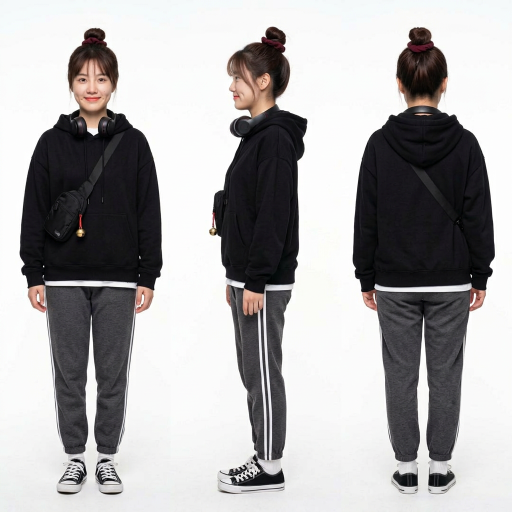
#> input picture character-sheets/xiao-bei/source/turnaround.png, 1024 x 1024 px (shown at 1/2 size)
$ python cut_parts.py
#> lines starting #> are read from the running program, lines starting #| are printed output that depends on the picture; after the words box and inside, x2 and y2 are one past the last pixel; in counts of white or black regions, pixels touching at a corner belong together
#!/usr/bin/env python3
"""把 source/ 里的 5 张生成图和 face.jpg 裁成 sheet.html 用的 parts/。

    pip install pillow numpy scipy
    python3 cut_parts.py

所有坐标都是按当前这几张图量出来的（单位：原图像素）。
换了 source/ 里的图，要重新量下面 CONFIG 里的数字。

和 lu-chen/cut_parts.py 不一样的地方：
- 这套衣服是深色的，但 T 恤下摆、袜子、鞋头和鞋底是白色的，和白背景连在一起。
  抠人物时先按「深色或有颜色」找出人物，再把上下被人物夹住的白色部分补回来。
- 鞋头和鞋底是白的，抠不出准确的轮廓，所以脚边 14 像素以内整圈按原图保留，再往外渐变成纯白。
"""
from pathlib import Path

import numpy as np
from PIL import Image, ImageFilter
from scipy import ndimage as ndi

ROOT = Path(__file__).resolve().parent
SRC, OUT = ROOT / "source", ROOT / "parts"

CONFIG = {
    # turnaround.png
    "gap_columns": [(0, 30), (334, 408), (624, 695), (999, 1024)],   # 三个人物之间和两侧的空白列，用来量每一行的背景亮度
    "head_top": 95,                # 头顶所在的行（量身高的位置：发圈下沿，不算丸子头）
    "feet": 989,                   # 鞋底所在的行
    "white_rows": [(552, 592), (895, 995)],   # 白色衣物所在的行：T 恤下摆；袜子和鞋
    "shadow_from": 880,            # 从这一行往下 30 行，地面阴影的保留范围逐渐放宽到下面两个数
    "shadow_full": 14,             # 脚边这么多像素以内按原图保留
    "shadow_reach": 40,            # 到这么远完全变白
    "rows": (40, 1012),
    "views": {"front": (29, 335), "side": (408, 625), "back": (695, 1000)},
    "figure_css_height": 720,      # 头顶到鞋底在 sheet.html 里的高度（css px），图片按 2 倍输出
    # emoji-sheet.png：4 列 × 3 行，每行头发顶端所在的行、每个人物头部的水平中心
    "emoji_row_top": [19, 309, 601],
    "emoji_center_x": [[161, 452, 750, 1038], [158, 450, 746, 1044], [156, 451, 747, 1044]],
    "emoji_size": 296,
    "emoji_names": ["smile", "laugh", "puzzled", "angry", "sad", "shocked",
                    "terrified", "breakdown", "frozen-smile", "shh", "determined", "tired"],
    # items.png：每件单品的外接框 (x0, y0, x1, y1)
    "items": {
        "hoodie": (32, 12, 309, 322), "tee": (375, 27, 654, 316), "joggers": (777, 18, 930, 323),
        "headphones": (58, 376, 282, 649), "bag": (440, 363, 642, 664), "bell": (823, 410, 881, 615),
        "scrunchie": (57, 746, 283, 961), "socks": (404, 727, 625, 983), "sneakers": (711, 794, 996, 961),
    },
    # details.png：2 × 2 四格，每格的范围（避开白线和紧贴白线的几个像素）、每个圆形特写的圆心和半径
    "detail_panels": {"bun": (0, 0, 506, 506), "headphones": (517, 0, 1024, 506),
                      "bag": (0, 517, 506, 1024), "shoes": (517, 517, 1024, 1024)},
    "detail_circles": {"bun": (205, 160, 160), "headphones": (765, 205, 190),
                       "bag": (240, 790, 190), "shoes": (762, 850, 235)},
    "detail_size": 420,
    # face.jpg：酒窝特写的圆心和半径
    "dimple_circle": (452, 580, 115),
    # fabrics.png：三块面料各取一块 385 × 250
    "fabrics": {"hoodie": (16, 30), "joggers": (440, 30), "bag": (864, 60)},
}


def load(path):
    return np.asarray(Image.open(path).convert("RGB")).astype(np.float32) / 255.0


def to_img(arr):
    return Image.fromarray((np.clip(arr, 0, 1) * 255 + 0.5).astype(np.uint8))


def cut_views(cfg):
    src = load(SRC / "turnaround.png")

    # 1. 背景修成纯白：背景上下不均匀（地面偏灰），逐行量出背景亮度再除掉
    gap = np.concatenate([np.arange(a, b) for a, b in cfg["gap_columns"]])
    backdrop = np.percentile(src[:, gap], 85, axis=1)
#> backdrop = 1024 rows, first 8: [0.965, 0.98, 0.984], [0.961, 0.98, 0.984], [0.961, 0.98, 0.984], [0.961, 0.98, 0.984], [0.961, 0.98, 0.984], [0.961, 0.98, 0.984], [0.961, 0.98, 0.984], [0.965, 0.98, 0.984]
    backdrop = ndi.uniform_filter1d(backdrop, size=31, axis=0, mode="nearest")
#> backdrop = 1024 rows, first 8: [0.964, 0.981, 0.984], [0.964, 0.982, 0.984], [0.964, 0.982, 0.984], [0.964, 0.982, 0.984], [0.964, 0.982, 0.984], [0.964, 0.982, 0.984], [0.964, 0.982, 0.984], [0.964, 0.982, 0.984]
    norm = np.clip(src / backdrop[:, None, :] / 0.99, 0, 1)
    lo, hi = norm.min(2), norm.max(2)

    # 2. 背景 = 与图片边缘连通的、明亮且无彩色的区域；其余是人物（去掉背景里的噪点）
    labels, _ = ndi.label((lo > 0.78) & ((hi - lo) < 0.07))
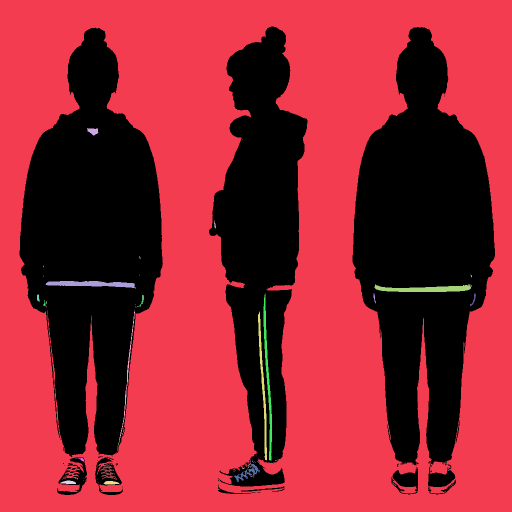
#> labels: shape (1024, 1024) int32 (shown at 1/2 size); 103 distinct labels, from 0 to 102; one colour per label, 0 black
    edge = np.unique(np.r_[labels[0], labels[-1], labels[:, 0], labels[:, -1]])
#> edge = [1]
    background = np.isin(labels, edge[edge > 0])
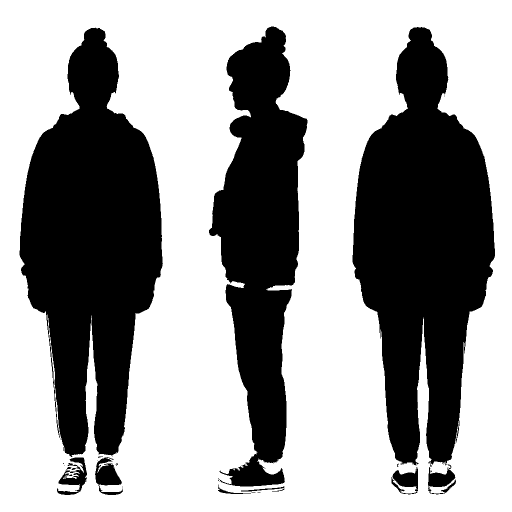
#> background: shape (1024, 1024) bool (shown at 1/2 size); 60.6% white; 40 black regions (26 under 20 px), largest, box (x1, y1, x2, y2) and area: (705, 54, 990, 934) 153476, (39, 55, 326, 914) 150658, (418, 53, 615, 973) 101444
    blobs, count = ndi.label(~background)
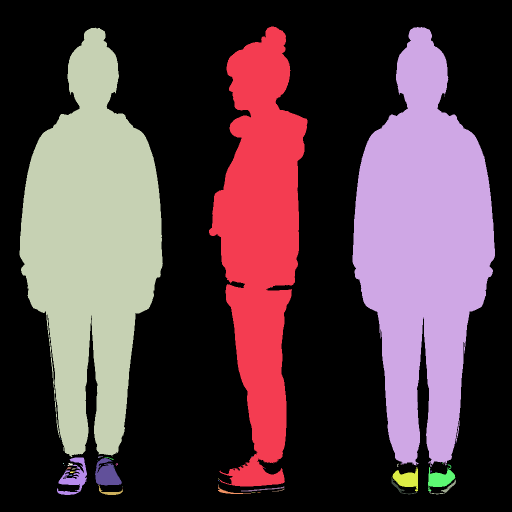
#> blobs: shape (1024, 1024) int32 (shown at 1/2 size); 69 distinct labels, from 0 to 68; one colour per label, 0 black
#> count = 68
    sizes = ndi.sum(~background, blobs, index=np.arange(1, count + 1))
#> sizes = 68 values, max 153464 at index 1, min 1 at index 4, mean 6080.8
    figure = np.isin(blobs, np.where(sizes >= 400)[0] + 1)
#> figure: shape (1024, 1024) bool; 39.3% white; 7 white regions, largest, box (x1, y1, x2, y2) and area: (705, 54, 990, 934) 153464, (39, 55, 326, 914) 150658, (418, 53, 615, 973) 101431

    # 3. 白色的衣物会被第 2 步当成背景：在它们所在的行里，把上下都被人物夹住的白色（T 恤下摆、袜子、鞋底）补回人物
    closed = ndi.binary_closing(figure, structure=np.ones((31, 1), bool))
#> closed: shape (1024, 1024) bool; 40.1% white; 3 white regions, box (x1, y1, x2, y2) and area: (705, 54, 990, 983) 158726, (39, 55, 326, 990) 157325, (418, 53, 615, 973) 104880
    for y0, y1 in cfg["white_rows"]:
        figure[y0:y1] |= closed[y0:y1]
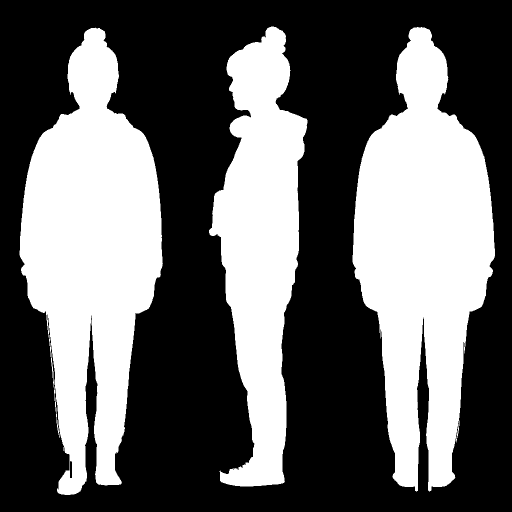
#> figure: shape (1024, 1024) bool (shown at 1/2 size); 39.9% white; 3 white regions, box (x1, y1, x2, y2) and area: (705, 54, 990, 983) 158240, (39, 55, 326, 990) 156433, (418, 53, 615, 973) 103621

    # 4. 人物以外：紧贴人物的一圈按原图保留（发丝；脚边 full 像素内的鞋头、鞋底和地面阴影），
    #    再往外渐变成纯白，到 reach 像素处完全变白。脚部以上 full = 0、reach = 10
    foot = np.clip((np.arange(src.shape[0])[:, None] - cfg["shadow_from"]) / 30.0, 0, 1)
#> foot = 1024 values from 0 to 1
    full, reach = cfg["shadow_full"] * foot, 10 + (cfg["shadow_reach"] - 10) * foot
#> full = 1024 values from 0 to 14; reach = 1024 values from 10 to 40
    t = np.clip((reach - ndi.distance_transform_edt(~figure)) / (reach - full), 0, 1)
    bottom = np.clip((cfg["rows"][1] - 1 - np.arange(src.shape[0])) / 12.0, 0, 1)[:, None]
    t = np.where(figure, 1.0, t * bottom)                         # 阴影在裁切范围的下边缘收到 0，不留一条切边
    weight = (t * t * (3 - 2 * t))[..., None]
    clean = 1 - (1 - norm) * weight
    alpha = np.where(figure, 1.0, 1 - clean.min(2))               # 人物以外的白色变透明，身高标尺才能画在人物后面
    to_img(clean).save(OUT / "three-views.png", optimize=True)      # 纯白底三视图，可直接当参考图上传

    y0, y1 = cfg["rows"]
    scale = cfg["figure_css_height"] * 2 / (cfg["feet"] - cfg["head_top"])
    for name, (x0, x1) in cfg["views"].items():
        size = (round((x1 - x0) * scale), round((y1 - y0) * scale))
        colour = to_img(clean[y0:y1, x0:x1]).resize(size, Image.LANCZOS)
        colour = colour.filter(ImageFilter.UnsharpMask(radius=1.4, percent=55, threshold=2))
        matte = Image.fromarray((alpha[y0:y1, x0:x1] * 255 + 0.5).astype(np.uint8)).resize(size, Image.LANCZOS)
        c = np.asarray(colour).astype(np.float32) / 255
        a = np.asarray(matte).astype(np.float32) / 255
        a = np.maximum(a, 1 - c.min(2))[..., None]                            # 透明度至少要盖得住这个像素的深浅
        rgb = np.where(a > 0.004, (c - (1 - a)) / np.maximum(a, 1e-3), 1.0)   # 叠回白底时与 colour 完全一致
        rgba = np.dstack([np.clip(rgb, 0, 1), a])
        Image.fromarray((rgba * 255 + 0.5).astype(np.uint8), "RGBA").save(OUT / f"view-{name}.png", optimize=True)
        xs = np.where(figure[y0:y1, x0:x1].any(0))[0]                         # 人物在图内的左右边界，排版时用
        print(f"view-{name}.png  css {size[0] / 2} x {size[1] / 2}  人物在图内 css x {xs[0] * scale / 2:.1f}..{(xs[-1] + 1) * scale / 2:.1f}")
#> this loop made 3 passes
#| view-front.png  css 246.5 x 783.0  人物在图内 css x 8.1..239.2
#| view-side.png  css 175.0 x 783.0  人物在图内 css x 8.1..166.7
#| view-back.png  css 245.5 x 783.0  人物在图内 css x 8.1..237.6
#> pass 1, in cut_views, `colour = to_img(clean[y0:y1, x0:x1]).resize(size, Image.LANCZOS)`:
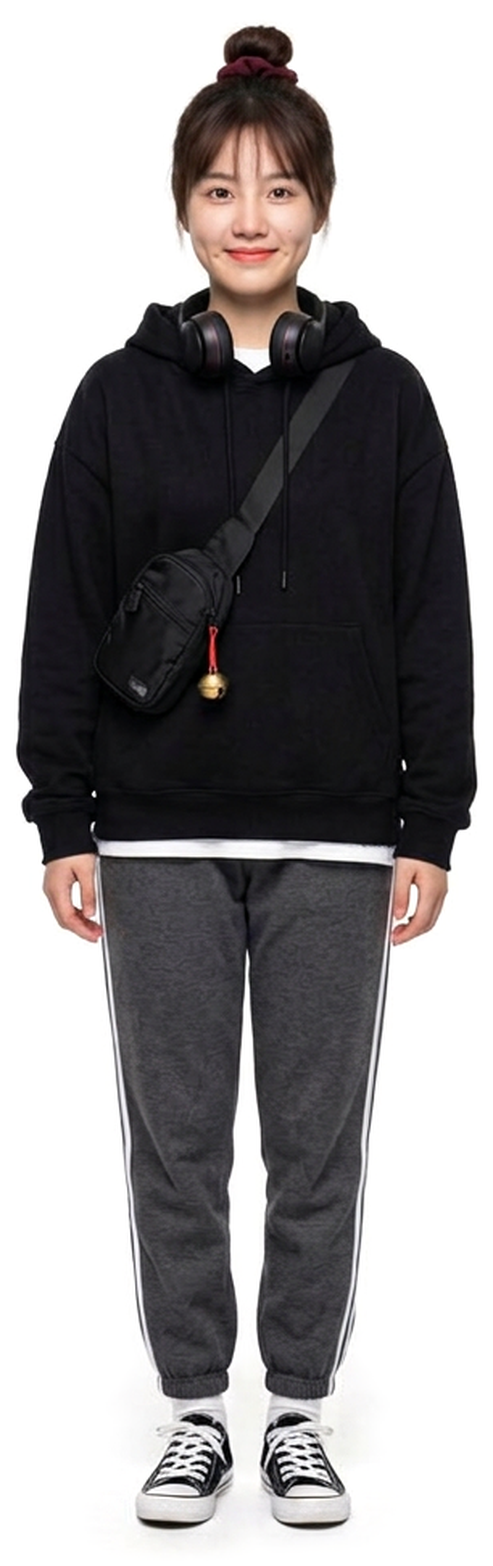
#> colour: PIL image 493x1566 RGB; mean R, G, B 150.9, 148.3, 149.2
#> after the loop:
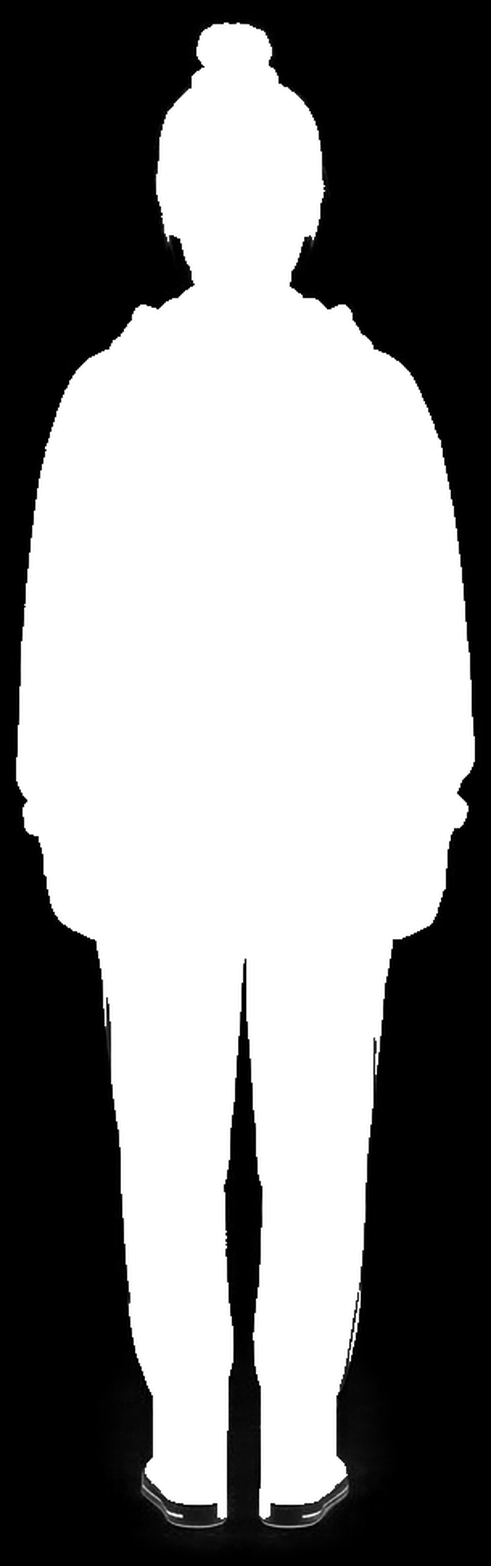
#> a: shape (1566, 491, 1) float32; min 0, max 1, mean 0.536
#> after the loop:
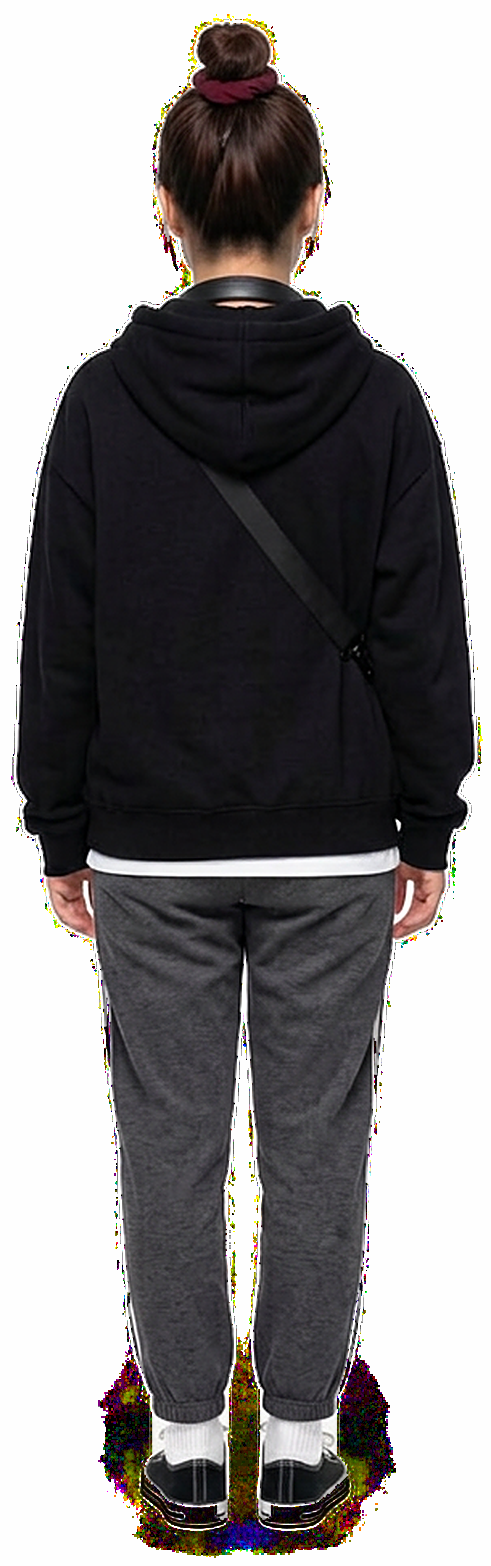
#> rgb: shape (1566, 491, 3) float32; mean R, G, B 0.533, 0.523, 0.526; drawn with min black and max white
    print(f"头顶线在图内 css y {(cfg['head_top'] - y0) * scale / 2:.1f}，鞋底线 {(cfg['feet'] - y0) * scale / 2:.1f}")


def cut_emoji(cfg):
    sheet = np.clip(load(SRC / "emoji-sheet.png") / (250 / 255), 0, 1)     # 背景不是纯白（254 左右），先提到纯白
    ink = sheet.min(2) < 0.93
    size = cfg["emoji_size"]
    # 每一块墨迹归属离它最近的那个表情，裁切时把别人的墨迹涂白
    labels, count = ndi.label(ndi.binary_dilation(ink, iterations=2))
    owner = np.zeros(count + 1, int)
    for i, (cy, cx) in enumerate(ndi.center_of_mass(ink, labels, index=np.arange(1, count + 1)), 1):
        row = int(np.argmin([abs(cy - (top + 140)) for top in cfg["emoji_row_top"]]))
        col = int(np.argmin([abs(cx - v) for v in cfg["emoji_center_x"][row]]))
        owner[i] = row * 4 + col + 1
    owned = owner[labels]
    for index, name in enumerate(cfg["emoji_names"], 1):
        row, col = divmod(index - 1, 4)
        x0 = cfg["emoji_center_x"][row][col] - size // 2
        y0 = cfg["emoji_row_top"][row] - 8
        sx0, sy0 = max(x0, 0), max(y0, 0)
        sx1, sy1 = min(x0 + size, sheet.shape[1]), min(y0 + size, sheet.shape[0])
        patch = sheet[sy0:sy1, sx0:sx1].copy()
        mine = owned[sy0:sy1, sx0:sx1]
        patch[(mine != index) & (mine != 0)] = 1.0
        canvas = np.ones((size, size, 3), np.float32)
        canvas[sy0 - y0:sy1 - y0, sx0 - x0:sx1 - x0] = patch
        to_img(canvas).save(OUT / f"emoji-{index:02d}-{name}.png", optimize=True)


def cut_items(cfg):
    sheet = np.clip(load(SRC / "items.png") / (250 / 255), 0, 1)
    pad = 8
    for name, (x0, y0, x1, y1) in cfg["items"].items():
        to_img(sheet[max(y0 - pad, 0):y1 + pad + 1, max(x0 - pad, 0):x1 + pad + 1]).save(OUT / f"item-{name}.png", optimize=True)


def cut_details(cfg):
    sheet = load(SRC / "details.png")
    size = cfg["detail_size"]

    def circle(img, cx, cy, radius):
        padded = np.pad(img, ((radius, radius), (radius, radius), (0, 0)), mode="edge")   # 圆超出照片的部分用边缘的颜色补
        below = padded[radius + img.shape[0]:]                             # 超出下边的部分：把补出来的竖条纹抹平
        below[:] = ndi.uniform_filter1d(below, size=81, axis=1, mode="nearest")
        return to_img(padded[cy:cy + 2 * radius, cx:cx + 2 * radius]).resize((size, size), Image.LANCZOS)

    for name, (cx, cy, radius) in cfg["detail_circles"].items():
        x0, y0, x1, y1 = cfg["detail_panels"][name]
        circle(sheet[y0:y1, x0:x1], cx - x0, cy - y0, radius).save(OUT / f"detail-{name}.jpg", quality=93)

    cx, cy, radius = cfg["dimple_circle"]
    circle(load(ROOT / "face.jpg"), cx, cy, radius).save(OUT / "detail-dimple.jpg", quality=93)


def cut_fabrics(cfg):
    sheet = load(SRC / "fabrics.png")
    for name, (x0, y0) in cfg["fabrics"].items():
        to_img(sheet[y0:y0 + 250, x0:x0 + 385]).save(OUT / f"fabric-{name}.jpg", quality=92)


if __name__ == "__main__":
    OUT.mkdir(exist_ok=True)
    cut_views(CONFIG)
#> (the run stopped early here; a loop or call above may not have finished)
